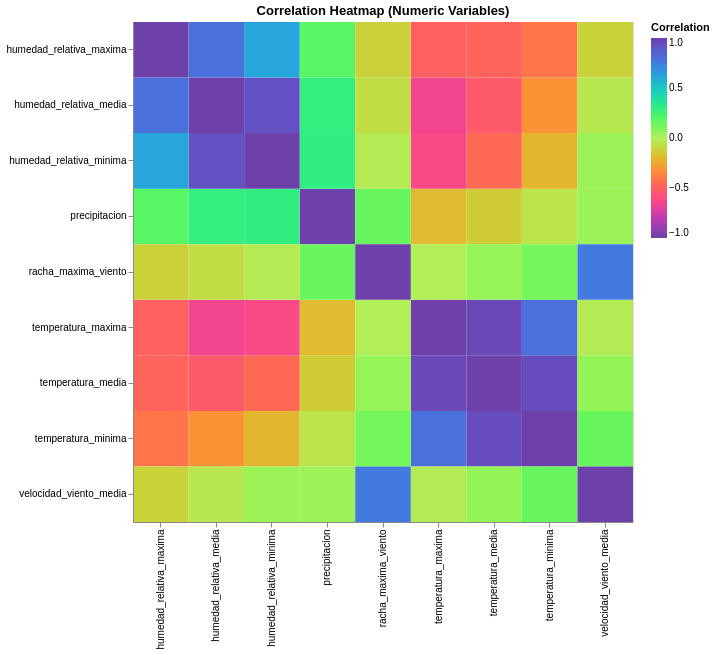

Here is the notebook cell this chart was saved with:
### Markdown cell above
### 1.6. Mapa de calor — Correlaciones entre variables numéricas

**Tipo:** Mapa de calor (heatmap) de correlaciones
**Datos:** Matriz de correlación entre todas las variables numéricas del dataset AEMET

### Code cell
num_cols = [
    "temperatura_media", "precipitacion", "temperatura_minima",
    "temperatura_maxima", "humedad_relativa_media", "humedad_relativa_maxima",
    "humedad_relativa_minima", "velocidad_viento_media", "racha_maxima_viento"
]

corr_df = df_pd[num_cols].corr().reset_index()
corr_df.columns = ["var1"] + num_cols
corr_melted = corr_df.melt(id_vars="var1", var_name="var2", value_name="corr")

alt.Chart(corr_melted).mark_rect().encode(
    x=alt.X("var1:N", title=""),
    y=alt.Y("var2:N", title=""),
    color=alt.Color("corr:Q", title="Correlation",
                scale=alt.Scale(scheme="rainbow", domain=[-1, 1])),
    tooltip=["var1", "var2", alt.Tooltip("corr", format=".2f")]
).properties(
    title="Correlation Heatmap (Numeric Variables)",
    width=500,
    height=500
).interactive().show()

### Figure 1 — Vega specification as saved in the notebook (floating-point values rounded to 4 significant figures)
{"$schema": "https://vega.github.io/schema/vega/v6.json", "data": [{"name": "param_1e9efca18e7a2868_store"}, {"name": "source_0", "values": [{"corr": 1.0, "var1": "temperatura_media", "var2": "temperatura_media"}, {"corr": -0.1333, "var1": "precipitacion", "var2": "temperatura_media"}, {"corr": 0.9375, "var1": "temperatura_minima", "var2": "temperatura_media"}, {"corr": 0.957, "var1": "temperatura_maxima", "var2": "temperatura_media"}, {"corr": -0.5198, "var1": "humedad_relativa_media", "var2": "temperatura_media"}, {"corr": -0.4775, "var1": "humedad_relativa_maxima", "var2": "temperatura_media"}, {"corr": -0.4508, "var1": "humedad_relativa_minima", "var2": "temperatura_media"}, {"corr": 0.05851, "var1": "velocidad_viento_media", "var2": "temperatura_media"}, {"corr": 0.05291, "var1": "racha_maxima_viento", "var2": "temperatura_media"}, {"corr": -0.1333, "var1": "temperatura_media", "var2": "precipitacion"}, {"corr": 1.0, "var1": "precipitacion", "var2": "precipitacion"}, {"corr": -0.05187, "var1": "temperatura_minima", "var2": "precipitacion"}, {"corr": -0.1886, "var1": "temperatura_maxima", "var2": "precipitacion"}, {"corr": 0.2902, "var1": "humedad_relativa_media", "var2": "precipitacion"}, {"corr": 0.1862, "var1": "humedad_relativa_maxima", "var2": "precipitacion"}, {"corr": 0.2997, "var1": "humedad_relativa_minima", "var2": "precipitacion"}, {"corr": 0.04172, "var1": "velocidad_viento_media", "var2": "precipitacion"}, {"corr": 0.1505, "var1": "racha_maxima_viento", "var2": "precipitacion"}, {"corr": 0.9375, "var1": "temperatura_media", "var2": "temperatura_minima"}, {"corr": -0.05187, "var1": "precipitacion", "var2": "temperatura_minima"}, {"corr": 1.0, "var1": "temperatura_minima", "var2": "temperatura_minima"}, {"corr": 0.7963, "var1": "temperatura_maxima", "var2": "temperatura_minima"}, {"corr": -0.3138, "var1": "humedad_relativa_media", "var2": "temperatura_minima"}, {"corr": -0.4105, "var1": "humedad_relativa_maxima", "var2": "temperatura_minima"}, {"corr": -0.2029, "var1": "humedad_relativa_minima", "var2": "temperatura_minima"}, {"corr": 0.151, "var1": "velocidad_viento_media", "var2": "temperatura_minima"}, {"corr": 0.1209, "var1": "racha_maxima_viento", "var2": "temperatura_minima"}, {"corr": 0.957, "var1": "temperatura_media", "var2": "temperatura_maxima"}, {"corr": -0.1886, "var1": "precipitacion", "var2": "temperatura_maxima"}, {"corr": 0.7963, "var1": "temperatura_minima", "var2": "temperatura_maxima"}, {"corr": 1.0, "var1": "temperatura_maxima", "var2": "temperatura_maxima"}, {"corr": -0.6422, "var1": "humedad_relativa_media", "var2": "temperatura_maxima"}, {"corr": -0.4879, "var1": "humedad_relativa_maxima", "var2": "temperatura_maxima"}, {"corr": -0.6147, "var1": "humedad_relativa_minima", "var2": "temperatura_maxima"}, {"corr": -0.02422, "var1": "velocidad_viento_media", "var2": "temperatura_maxima"}, {"corr": -0.008833, "var1": "racha_maxima_viento", "var2": "temperatura_maxima"}, {"corr": -0.5198, "var1": "temperatura_media", "var2": "humedad_relativa_media"}, {"corr": 0.2902, "var1": "precipitacion", "var2": "humedad_relativa_media"}, {"corr": -0.3138, "var1": "temperatura_minima", "var2": "humedad_relativa_media"}, {"corr": -0.6422, "var1": "temperatura_maxima", "var2": "humedad_relativa_media"}, {"corr": 1.0, "var1": "humedad_relativa_media", "var2": "humedad_relativa_media"}, {"corr": 0.7932, "var1": "humedad_relativa_maxima", "var2": "humedad_relativa_media"}, {"corr": 0.9182, "var1": "humedad_relativa_minima", "var2": "humedad_relativa_media"}, {"corr": -0.03353, "var1": "velocidad_viento_media", "var2": "humedad_relativa_media"}, {"corr": -0.07289, "var1": "racha_maxima_viento", "var2": "humedad_relativa_media"}, {"corr": -0.4775, "var1": "temperatura_media", "var2": "humedad_relativa_maxima"}, {"corr": 0.1862, "var1": "precipitacion", "var2": "humedad_relativa_maxima"}, {"corr": -0.4105, "var1": "temperatura_minima", "var2": "humedad_relativa_maxima"}, {"corr": -0.4879, "var1": "temperatura_maxima", "var2": "humedad_relativa_maxima"}, {"corr": 0.7932, "var1": "humedad_relativa_media", "var2": "humedad_relativa_maxima"}, {"corr": 1.0, "var1": "humedad_relativa_maxima", "var2": "humedad_relativa_maxima"}, {"corr": 0.6165, "var1": "humedad_relativa_minima", "var2": "humedad_relativa_maxima"}, {"corr": -0.1132, "var1": "velocidad_viento_media", "var2": "humedad_relativa_maxima"}, {"corr": -0.1165, "var1": "racha_maxima_viento", "var2": "humedad_relativa_maxima"}, {"corr": -0.4508, "var1": "temperatura_media", "var2": "humedad_relativa_minima"}, {"corr": 0.2997, "var1": "precipitacion", "var2": "humedad_relativa_minima"}, {"corr": -0.2029, "var1": "temperatura_minima", "var2": "humedad_relativa_minima"}, {"corr": -0.6147, "var1": "temperatura_maxima", "var2": "humedad_relativa_minima"}, {"corr": 0.9182, "var1": "humedad_relativa_media", "var2": "humedad_relativa_minima"}, {"corr": 0.6165, "var1": "humedad_relativa_maxima", "var2": "humedad_relativa_minima"}, {"corr": 1.0, "var1": "humedad_relativa_minima", "var2": "humedad_relativa_minima"}, {"corr": 0.04228, "var1": "velocidad_viento_media", "var2": "humedad_relativa_minima"}, {"corr": -0.0212, "var1": "racha_maxima_viento", "var2": "humedad_relativa_minima"}, {"corr": 0.05851, "var1": "temperatura_media", "var2": "velocidad_viento_media"}, {"corr": 0.04172, "var1": "precipitacion", "var2": "velocidad_viento_media"}, {"corr": 0.151, "var1": "temperatura_minima", "var2": "velocidad_viento_media"}, {"corr": -0.02422, "var1": "temperatura_maxima", "var2": "velocidad_viento_media"}, {"corr": -0.03353, "var1": "humedad_relativa_media", "var2": "velocidad_viento_media"}, {"corr": -0.1132, "var1": "humedad_relativa_maxima", "var2": "velocidad_viento_media"}, {"corr": 0.04228, "var1": "humedad_relativa_minima", "var2": "velocidad_viento_media"}, {"corr": 1.0, "var1": "velocidad_viento_media", "var2": "velocidad_viento_media"}, {"corr": 0.7586, "var1": "racha_maxima_viento", "var2": "velocidad_viento_media"}, {"corr": 0.05291, "var1": "temperatura_media", "var2": "racha_maxima_viento"}, {"corr": 0.1505, "var1": "precipitacion", "var2": "racha_maxima_viento"}, {"corr": 0.1209, "var1": "temperatura_minima", "var2": "racha_maxima_viento"}, {"corr": -0.008833, "var1": "temperatura_maxima", "var2": "racha_maxima_viento"}, {"corr": -0.07289, "var1": "humedad_relativa_media", "var2": "racha_maxima_viento"}, {"corr": -0.1165, "var1": "humedad_relativa_maxima", "var2": "racha_maxima_viento"}, {"corr": -0.0212, "var1": "humedad_relativa_minima", "var2": "racha_maxima_viento"}, {"corr": 0.7586, "var1": "velocidad_viento_media", "var2": "racha_maxima_viento"}, {"corr": 1.0, "var1": "racha_maxima_viento", "var2": "racha_maxima_viento"}]}, {"name": "source_0_x_domain_var1", "values": [{"var1": "temperatura_media"}, {"var1": "precipitacion"}, {"var1": "temperatura_minima"}, {"var1": "temperatura_maxima"}, {"var1": "humedad_relativa_media"}, {"var1": "humedad_relativa_maxima"}, {"var1": "humedad_relativa_minima"}, {"var1": "velocidad_viento_media"}, {"var1": "racha_maxima_viento"}]}, {"name": "source_0_y_domain_var2", "values": [{"var2": "temperatura_media"}, {"var2": "precipitacion"}, {"var2": "temperatura_minima"}, {"var2": "temperatura_maxima"}, {"var2": "humedad_relativa_media"}, {"var2": "humedad_relativa_maxima"}, {"var2": "humedad_relativa_minima"}, {"var2": "velocidad_viento_media"}, {"var2": "racha_maxima_viento"}]}], "signals": [{"name": "unit", "value": {}, "on": [{"events": "pointermove", "update": "isTuple(group()) ? group() : unit"}]}, {"name": "param_1e9efca18e7a2868", "update": "vlSelectionResolve(\"param_1e9efca18e7a2868_store\", \"union\")"}, {"name": "param_1e9efca18e7a2868_var1", "on": [{"events": [{"source": "view", "type": "dblclick"}], "update": "null"}, {"events": {"signal": "param_1e9efca18e7a2868_translate_delta"}, "update": "panLinear(param_1e9efca18e7a2868_translate_anchor.extent_x, -param_1e9efca18e7a2868_translate_delta.x / width)"}, {"events": {"signal": "param_1e9efca18e7a2868_zoom_delta"}, "update": "zoomLinear(domain(\"x\"), param_1e9efca18e7a2868_zoom_anchor.x, param_1e9efca18e7a2868_zoom_delta)"}]}, {"name": "param_1e9efca18e7a2868_var2", "on": [{"events": [{"source": "view", "type": "dblclick"}], "update": "null"}, {"events": {"signal": "param_1e9efca18e7a2868_translate_delta"}, "update": "panLinear(param_1e9efca18e7a2868_translate_anchor.extent_y, param_1e9efca18e7a2868_translate_delta.y / height)"}, {"events": {"signal": "param_1e9efca18e7a2868_zoom_delta"}, "update": "zoomLinear(domain(\"y\"), param_1e9efca18e7a2868_zoom_anchor.y, param_1e9efca18e7a2868_zoom_delta)"}]}, {"name": "param_1e9efca18e7a2868_tuple", "on": [{"events": [{"signal": "param_1e9efca18e7a2868_var1 || param_1e9efca18e7a2868_var2"}], "update": "param_1e9efca18e7a2868_var1 && param_1e9efca18e7a2868_var2 ? {unit: \"\", fields: param_1e9efca18e7a2868_tuple_fields, values: [param_1e9efca18e7a2868_var1,param_1e9efca18e7a2868_var2]} : null"}]}, {"name": "param_1e9efca18e7a2868_tuple_fields", "value": [{"field": "var1", "channel": "x", "type": "E"}, {"field": "var2", "channel": "y", "type": "E"}]}, {"name": "param_1e9efca18e7a2868_translate_anchor", "value": {}, "on": [{"events": [{"source": "scope", "type": "pointerdown"}], "update": "{x: x(unit), y: y(unit), extent_x: domain(\"x\"), extent_y: domain(\"y\")}"}]}, {"name": "param_1e9efca18e7a2868_translate_delta", "value": {}, "on": [{"events": [{"source": "window", "between": [{"source": "scope", "type": "pointerdown"}, {"source": "window", "type": "pointerup"}], "type": "pointermove", "consume": true}], "update": "{x: param_1e9efca18e7a2868_translate_anchor.x - x(unit), y: param_1e9efca18e7a2868_translate_anchor.y - y(unit)}"}]}, {"name": "param_1e9efca18e7a2868_zoom_anchor", "on": [{"events": [{"source": "scope", "type": "wheel", "consume": true}], "update": "{x: invert(\"x\", x(unit)), y: invert(\"y\", y(unit))}"}]}, {"name": "param_1e9efca18e7a2868_zoom_delta", "on": [{"events": [{"source": "scope", "type": "wheel", "consume": true}], "update": "pow(1.001, event.deltaY * pow(16, event.deltaMode))", "force": true}]}, {"name": "param_1e9efca18e7a2868_modify", "on": [{"events": {"signal": "param_1e9efca18e7a2868_tuple"}, "update": "modify(\"param_1e9efca18e7a2868_store\", param_1e9efca18e7a2868_tuple, true)"}]}], "marks": [{"type": "rect", "name": "marks", "from": {"data": "source_0"}, "encode": {"update": {"x": {"field": "var1", "scale": "x"}, "height": {"signal": "max(0.25, bandwidth('y'))"}, "tooltip": {"signal": "{\"var1\": isValid(datum[\"var1\"]) ? isArray(datum[\"var1\"]) ? join(datum[\"var1\"], '\\n') : datum[\"var1\"] : \"\"+datum[\"var1\"], \"var2\": isValid(datum[\"var2\"]) ? isArray(datum[\"var2\"]) ? join(datum[\"var2\"], '\\n') : datum[\"var2\"] : \"\"+datum[\"var2\"], \"corr\": format(datum[\"corr\"], \".2f\")}"}, "width": {"signal": "max(0.25, bandwidth('x'))"}, "y": {"field": "var2", "scale": "y"}, "fill": {"field": "corr", "scale": "color"}}}, "style": ["rect"], "interactive": true}], "scales": [{"name": "x", "type": "band", "domain": {"data": "source_0_x_domain_var1", "field": "var1", "sort": true}, "range": [0, {"signal": "width"}], "paddingInner": 0, "paddingOuter": 0}, {"name": "y", "type": "band", "domain": {"data": "source_0_y_domain_var2", "field": "var2", "sort": true}, "range": [0, {"signal": "height"}], "paddingOuter": 0, "paddingInner": 0}, {"name": "color", "type": "linear", "domain": [-1, 1], "range": {"scheme": "rainbow"}, "zero": true, "interpolate": "hcl"}], "axes": [{"scale": "x", "labelAngle": 270, "labelAlign": "right", "labelBaseline": "middle", "grid": false, "zindex": 1, "orient": "bottom"}, {"scale": "y", "orient": "left", "grid": false, "zindex": 1}], "title": {"text": "Correlation Heatmap (Numeric Variables)", "frame": "group"}, "style": "cell", "padding": 5, "legends": [{"title": "Correlation", "fill": "color", "gradientLength": {"signal": "clamp(height, 64, 200)"}}], "background": "white", "width": 500, "height": 500}
